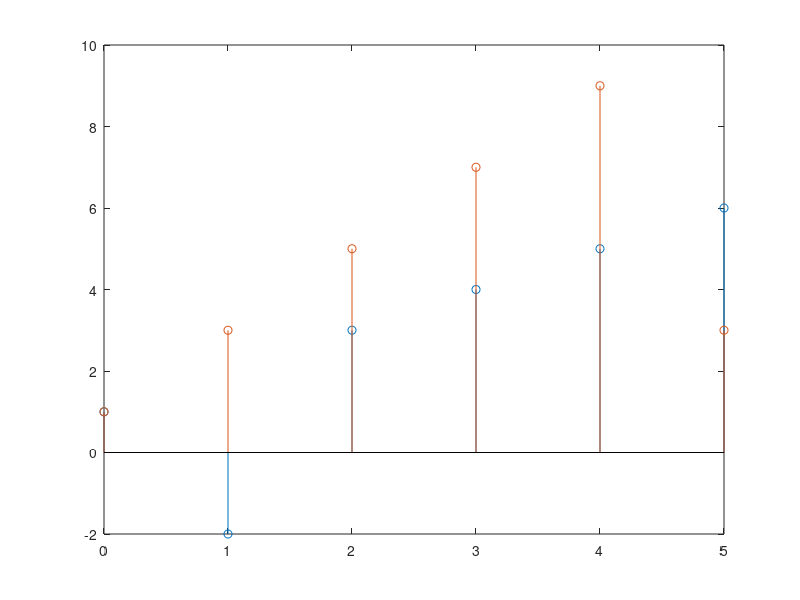

Write MATLAB code to recreate this figure.
clear all
clc
figure(1);

x1 = [1 -2 3 4 5 6];
n = [0 1 2 3 4 5];

stem(n, x1);				% traccio il primo segnale

hold on

x2 = [1 3 5 7 9 3];

stem(n, x2);